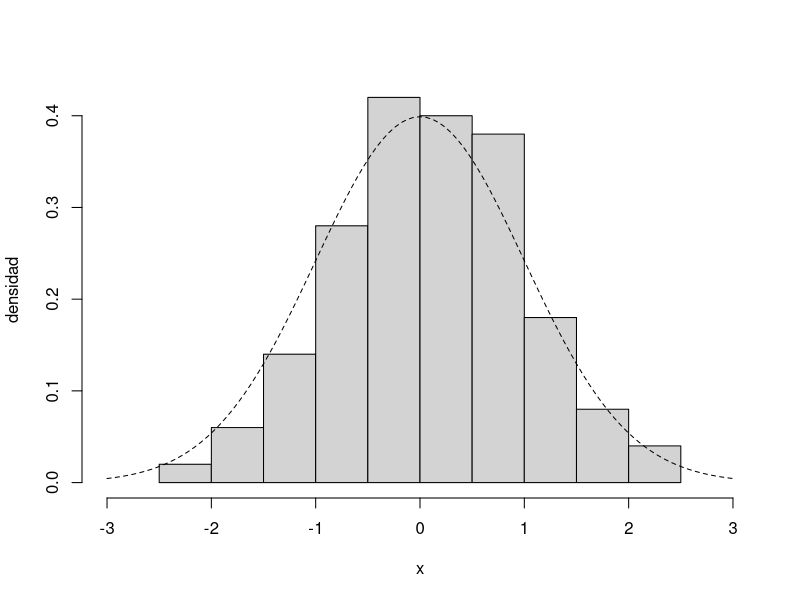
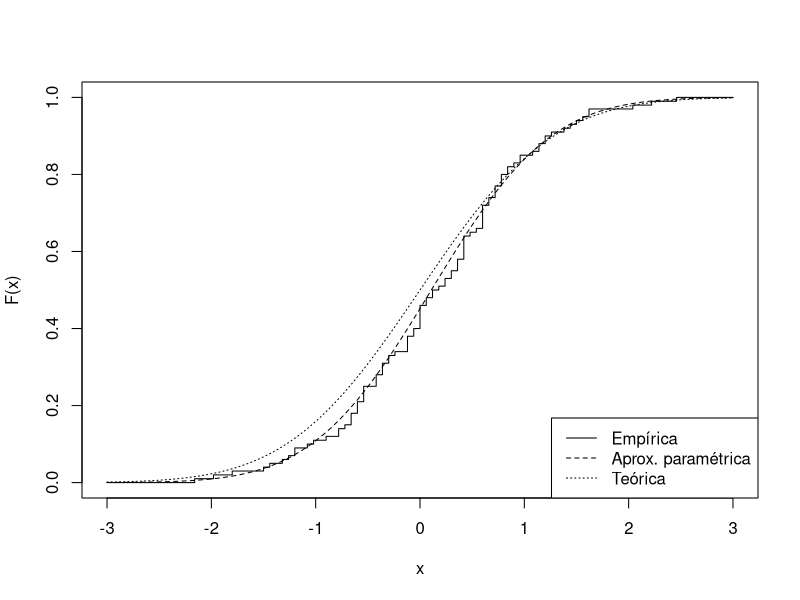
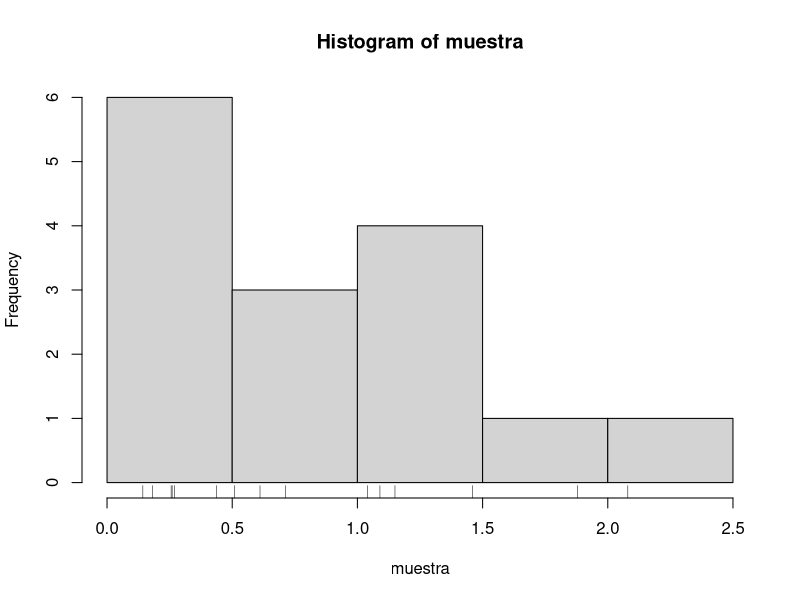
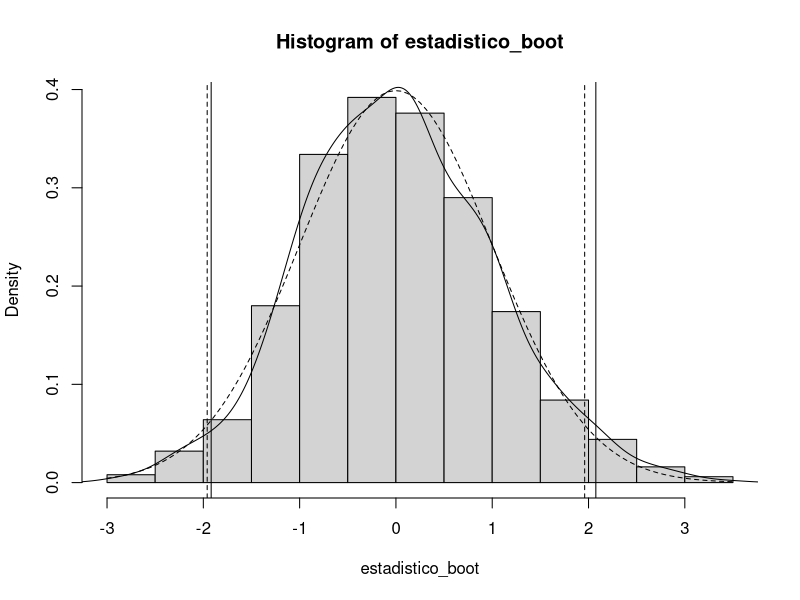
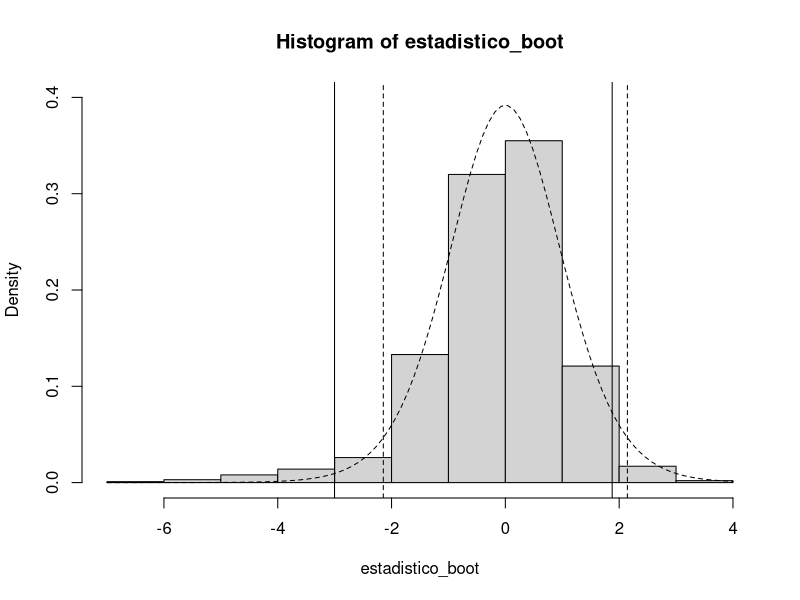
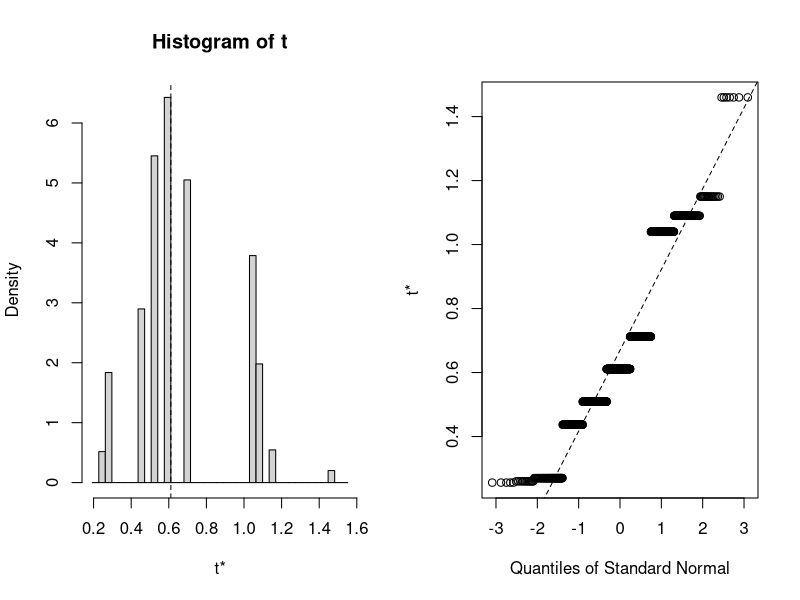
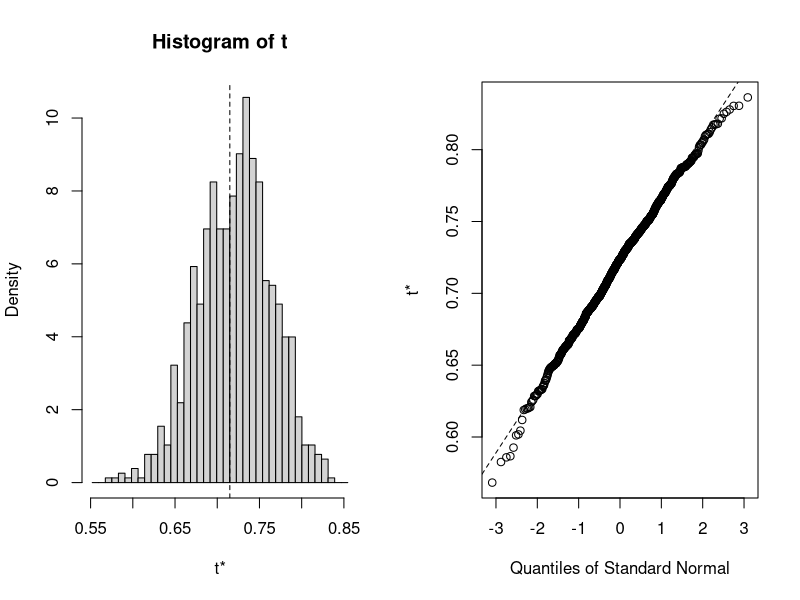
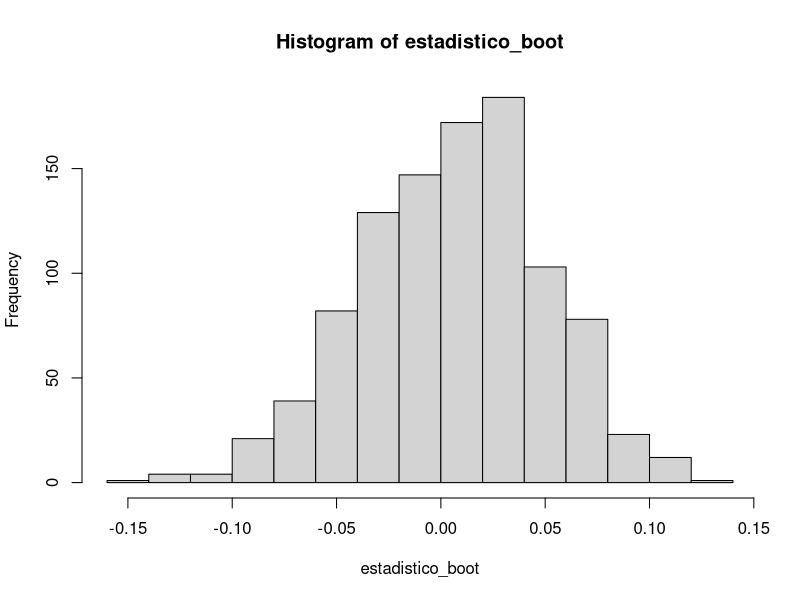

Recreate these plots in R, in order.
## ---- chunk 1

## ---- chunk 2
set.seed(1)
muestra <- rnorm(100)
hist(muestra, freq = FALSE, xlim = c(-3, 3),
     main = '', xlab = 'x', ylab = 'densidad')
curve(dnorm, lty = 2, add = TRUE)
## ---- chunk 3
# Distribución bootstrap uniforme
curve(ecdf(muestra)(x), xlim = c(-3, 3), ylab = "F(x)", type = "s")
# Distribución bootstrap paramétrico (asumiendo normalidad)
curve(pnorm(x, mean(muestra), sd(muestra)), lty = 2, add = TRUE)
# Distribución teórica
curve(pnorm, lty = 3, add = TRUE)
legend("bottomright", legend = c("Empírica", "Aprox. paramétrica", "Teórica"), lty = 1:3)
## ---- chunk 4
set.seed(1)
n <- length(muestra)
u <- runif(n)
muestra_boot <- muestra[floor(n*u) + 1]
head(muestra_boot)
## ---- chunk 5
muestra_boot <- sample(muestra, replace = TRUE)
head(muestra_boot)
## ---- chunk 6
data(iris)
str(iris)
n <- nrow(iris)
# i_boot <- floor(n*runif(n)) + 1
# i_boot <- sample.int(n, replace = TRUE)
i_boot <- sample(n, replace = TRUE)
data_boot <- iris[i_boot, ]
str(data_boot)
## ---- chunk 7
muestra <- c(0.143, 0.182, 0.256, 0.26, 0.27, 0.437, 0.509, 
    0.611, 0.712, 1.04, 1.09, 1.15, 1.46, 1.88, 2.08)
sigma <- 0.6
summary(muestra)
sd(muestra)
hist(muestra)
rug(muestra)

## ---- chunk 8
alfa <- 0.05
x_barra <- mean(muestra)
z <- qnorm(1 - alfa/2)
n <- length(muestra)
ic_inf <- x_barra - z*sigma/sqrt(n)
ic_sup <- x_barra + z*sigma/sqrt(n)
IC <- c(ic_inf, ic_sup)
IC
## ---- chunk 9
set.seed(1)
B <- 1000
estadistico_boot <- numeric(B)
for (k in 1:B) {
    remuestra <- sample(muestra, n, replace = TRUE)
    x_barra_boot <- mean(remuestra)
    estadistico_boot[k] <- sqrt(n) * (x_barra_boot - x_barra)/sigma
}
## ---- chunk 10
# Empleando la distribución empírica del estadístico bootstrap: 
estadistico_boot_ordenado <- sort(estadistico_boot)
indice_inf <- floor(B * alfa/2)
indice_sup <- floor(B * (1 - alfa/2))
pto_crit <- estadistico_boot_ordenado[c(indice_inf, indice_sup)]
# Empleando la función `quantile`:
# pto_crit <- quantile(estadistico_boot, c(alfa/2, 1 - alfa/2), type = 1)
pto_crit <- quantile(estadistico_boot, c(alfa/2, 1 - alfa/2))
pto_crit
## ---- chunk 11
# Construcción del IC
ic_inf_boot <- x_barra - pto_crit[2] * sigma/sqrt(n)
ic_sup_boot <- x_barra - pto_crit[1] * sigma/sqrt(n)
IC_boot <- c(ic_inf_boot, ic_sup_boot)
names(IC_boot) <- paste0(100*c(alfa/2, 1-alfa/2), "%") # rev(names(IC_boot))
IC_boot
## ---- chunk 12
hist(estadistico_boot, freq = FALSE)
lines(density(estadistico_boot))
abline(v = pto_crit)
curve(dnorm, lty = 2, add = TRUE)
abline(v = c(-z, z), lty = 2)
## ---- chunk 13
# Remuestreo
B <- 1000
estadistico_boot <- numeric(B)
coeficiente <- sigma/sd(muestra)
muestra_perturbada <- x_barra + coeficiente * (muestra - x_barra)
for (k in 1:B) {
  remuestra <- sample(muestra_perturbada, n, replace = TRUE)
  x_barra_boot <- mean(remuestra)
  estadistico_boot[k] <- sqrt(n) * (x_barra_boot - x_barra)/sigma
}

# Aproximación bootstrap de los ptos críticos
pto_crit <- quantile(estadistico_boot, c(alfa/2, 1 - alfa/2))
# Construcción del IC
ic_inf_boot <- x_barra - pto_crit[2] * sigma/sqrt(n)
ic_sup_boot <- x_barra - pto_crit[1] * sigma/sqrt(n)
IC_boot <- c(ic_inf_boot, ic_sup_boot)
names(IC_boot) <- paste0(100*c(alfa/2, 1-alfa/2), "%")
IC_boot
## ---- chunk 14
x_mediana<- median(muestra)

# Remuestreo
B <- 1000
estadistico_boot <- numeric(B)
coeficiente <- sigma/sd(muestra)
for (k in 1:B) {
  remuestra <- sample(muestra, n, replace = TRUE)
  x_mediana_boot <- median(remuestra)
  estadistico_boot[k] <- sqrt(n) * (x_mediana_boot - x_mediana)
}

# Aproximación bootstrap de los ptos críticos
pto_crit <- quantile(estadistico_boot, c(alfa/2, 1 - alfa/2))
# Construcción del IC
ic_inf_boot <- x_mediana - pto_crit[2]/sqrt(n)
ic_sup_boot <- x_mediana - pto_crit[1]/sqrt(n)
IC_boot <- c(ic_inf_boot, ic_sup_boot)
names(IC_boot) <- paste0(100*c(alfa/2, 1-alfa/2), "%")
IC_boot
## ---- chunk 15
muestra <- c(0.143, 0.182, 0.256, 0.26, 0.27, 0.437, 0.509, 
             0.611, 0.712, 1.04, 1.09, 1.15, 1.46, 1.88, 2.08)
n <- length(muestra)
alfa <- 0.05
x_barra <- mean(muestra)
cuasi_dt <- sd(muestra)

# Remuestreo
set.seed(1)
B <- 1000
remuestra <- numeric(n)
estadistico_boot <- numeric(B)
for (k in 1:B) {
  remuestra <- sample(muestra, n, replace = TRUE)
  x_barra_boot <- mean(remuestra)
  cuasi_dt_boot <- sd(remuestra)
  estadistico_boot[k] <- sqrt(n) * (x_barra_boot - x_barra)/cuasi_dt_boot
}

# Aproximación bootstrap de los ptos críticos
pto_crit <- quantile(estadistico_boot, c(alfa/2, 1 - alfa/2))

# Construcción del IC
ic_inf_boot <- x_barra - pto_crit[2] * cuasi_dt/sqrt(n)
ic_sup_boot <- x_barra - pto_crit[1] * cuasi_dt/sqrt(n)
IC_boot <- c(ic_inf_boot, ic_sup_boot)
names(IC_boot) <- paste0(100*c(alfa/2, 1-alfa/2), "%")
IC_boot
## ---- chunk 16
hist(estadistico_boot, freq = FALSE, ylim = c(0, 0.4))
abline(v = pto_crit)
curve(dt(x, n-1), add=TRUE, lty = 2)
pto_crit_t <- qt(1 - alfa/2, n-1)
abline(v = c(-pto_crit_t, pto_crit_t), lty = 2)
## ---- chunk 17
t.test(muestra)$conf.int
## ---- chunk 18
#' @param x vector que contiene la muestra.
#' @param B número de réplicas bootstrap.
#' @param statistic función que calcula el estadístico.
boot.strap0 <- function(x, B=1000, statistic=mean){
  ndat <- length(x)
  x.boot <- sample(x, ndat*B, replace=TRUE)
  x.boot <- matrix(x.boot, ncol=B, nrow=ndat)
  stat.boot <- apply(x.boot, 2, statistic)
}
## ---- chunk 19
fstatistic <- function(x){
  #  mean(x)
  #  mean(x, trim=0.2)
  median(x)
  #  max(x)
}

B <- 1000
set.seed(1)
stat.dat <- fstatistic(muestra)
stat.boot <- boot.strap0(muestra, B, fstatistic)

res.boot <- c(stat.dat, mean(stat.boot)-stat.dat, sd(stat.boot))
names(res.boot) <- c("Estadístico", "Sesgo", "Error Std.")
res.boot
## ---- chunk 20
#' @param datos vector, matriz o data.frame que contiene los datos.
#' @param B número de réplicas bootstrap.
#' @param statistic función con al menos dos parámetros, 
#' los datos y el vector de índices de remuestreo, 
#' y que devuelve el vector de estadísticos.
#' @param ... parámetros adicionales de la función statistic.
boot.strap <- function(datos, B=1000, statistic, ...) {
  ndat <- NROW(datos)
  i.boot <- sample(ndat, ndat*B, replace=TRUE)
  i.boot <- matrix(i.boot, ncol=B, nrow=ndat)
  stat.boot <- drop(apply(i.boot, 2, function(i) statistic(datos, i, ...)))
}
## ---- chunk 21
library(boot)
muestra <- c(0.143, 0.182, 0.256, 0.26, 0.27, 0.437, 0.509, 
             0.611, 0.712, 1.04, 1.09, 1.15, 1.46, 1.88, 2.08)

statistic <- function(data, i){
  # remuestra <- data[i]; median(remuestra)
  median(data[i])
}

set.seed(1)
res.boot <- boot(muestra, statistic, R = 1000)
## ---- chunk 22
names(res.boot)
## ---- chunk 23
res.boot
## ---- chunk 24
plot(res.boot)
## ---- chunk 25
library(boot)
muestra <- c(0.143, 0.182, 0.256, 0.26, 0.27, 0.437, 0.509, 
             0.611, 0.712, 1.04, 1.09, 1.15, 1.46, 1.88, 2.08)

statistic <- function(data, i){
  remuestra <- data[i]
  c(mean(remuestra), var(remuestra)/length(remuestra))
}

set.seed(1)
res.boot <- boot(muestra, statistic, R = 1000)
res.boot
boot.ci(res.boot)
## ---- chunk 26
data(Prestige, package = "carData")
str(Prestige)
# with(Prestige, cor(income, prestige))
cor(Prestige$income, Prestige$prestige)
## ---- chunk 27
library(boot)

statistic <- function(data, i){
  remuestra <- data[i, ]
  cor(remuestra$income, remuestra$prestige)
}

set.seed(1)
B <- 1000
res.boot <- boot(Prestige, statistic, R = B)
res.boot

plot(res.boot)
## ---- chunk 28
estadistico_boot <- res.boot$t - res.boot$t0 
hist(estadistico_boot)
## ---- chunk 29
u <- 0
sum(estadistico_boot <= u)/B
# Equivalentemente:
mean(estadistico_boot <= u)
